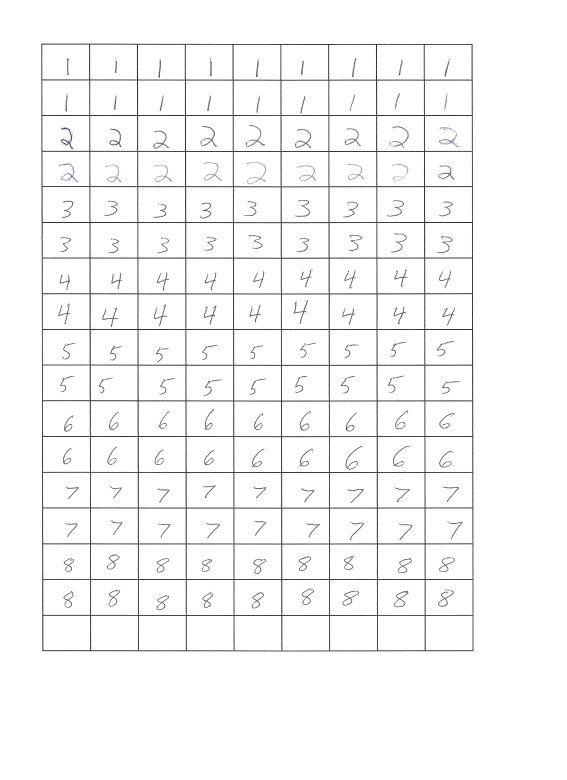
%> input picture MATLAB/OCRv2/data/Scan1_Pic0001.jpg, 1700 x 2338 px (shown at 1/3 size)
$ octave RUNTIME.m   (GNU Octave 9; MATLAB toolbox functions it lacks are replaced by stand-ins)
%> lines starting %> are read from the running program, lines starting %| are printed output that depends on the picture; in (x1, y1, x2, y2) boxes, pixels count from 0 and x2, y2 are one past the last pixel; in counts of white or black regions, pixels touching at a corner belong together; the program's own positions count from 1
### MATLAB/OCRv2/quickRead.m
%[nnInput, nnTarget, trainInput, trainTarget, testInput, testTarget, letters, target] = quickRead(im1path,im2path,im2test)
% --------------------
% ECE 614 - Final Project
% Author: Matt Nitzken

function [nnInput, nnTarget, trainInput, trainTarget, testInput, testTarget, letters, target] = quickRead(im1path,im2path,im2test)
%> called with im1path = 'data/Scan1_Pic0001.jpg', im2path = 'data/Scan1_Pic0002.jpg'

    buffer = 10;
    inSize = 8;
    testSize = 36;

    target = [];
    for i=1:8
        temp = zeros(1,18); temp(:) = i;
        target = [target temp];
    end
    temp = zeros(1,18); temp(:) = 9; target = [target temp];
    temp = zeros(1,18); temp(:) = 0; target = [target temp];
    target = [target im2test];

    [bim] = binaryImage(im1path,180);
    [cols rows bszH bszW] = parseImage(bim);
    [lettersT1] = recoverLetters(bim,cols,rows,bszH,bszW,buffer,1);

    [bim] = binaryImage(im2path,180);
    [cols rows bszH bszW] = parseImage(bim);
    [lettersT2] = recoverLetters(bim,cols,rows,bszH,bszW,buffer,1);
    letters = [lettersT1;lettersT2];

    letters = zeros(size(lettersT1,1),size(lettersT1,2),size(lettersT1,3)+size(lettersT2,3));
    letters(:,:,1:size(lettersT1,3)) = lettersT1;
    letters(:,:,size(lettersT1,3)+1:size(letters,3)) = lettersT2;


    [nnInput, nnTarget] = splitLetters(letters,target,inSize);

% [11 lines of commented-out code are left out]

    trainInput = nnInput(1:size(nnInput,1)-testSize,:);
    trainTarget = nnTarget(1:size(nnInput,1)-testSize,:);

    testInput = nnInput(size(nnInput,1)-testSize+1:size(nnInput,1),:);
    testTarget = nnTarget(size(nnInput,1)-testSize+1:size(nnInput,1),:);


% [5 lines of commented-out code are left out]
end

### MATLAB/OCRv2/binaryImage.m
%[bim] = binaryImage(impath,threshold)
% --------------------
% ECE 614 - Final Project
% Author: Matt Nitzken

function [bim] = binaryImage(impath,threshold)
%> called with impath = 'data/Scan1_Pic0001.jpg', threshold = 180

    im = imread(impath);
%> im is the input picture: size 2338x1700x3 uint8; mean R, G, B 247.3, 247.3, 247.5

    if ~exist('threshold','var') threshold = 100; end

    bim = zeros(size(im,1),size(im,2));
    for i=1:size(im,1)
        for j=1:size(im,2)
            if (im(i,j)>threshold)
                bim(i,j) = 0;
            else
                bim(i,j) = 1;
            end
        end
    end
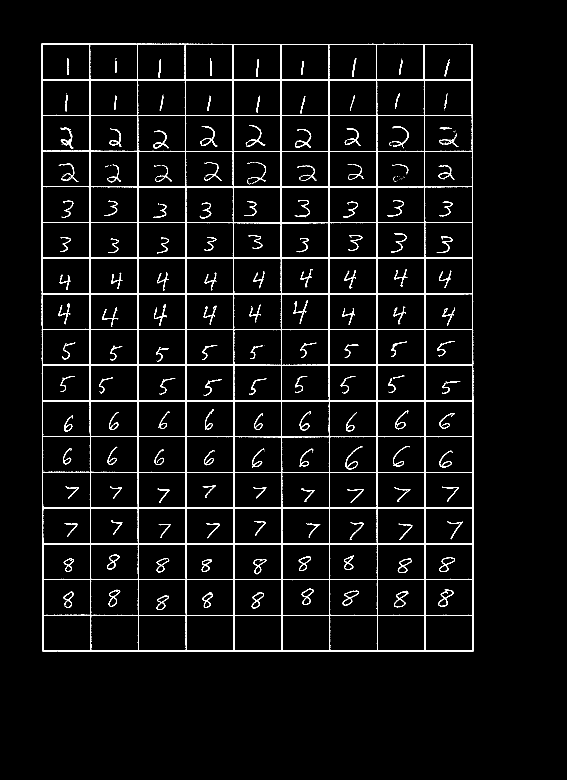
%> bim: size 2338x1700 double (shown at 1/3 size); values 0 (black) and 1 (white), 4% white; 289 white regions (118 under 20 px), largest, box (x1, y1, x2, y2) and area: (124, 131, 1421, 1955) 118813, (182, 383, 220, 447) 557, (885, 387, 934, 444) 510

    bim = bim(10:size(bim,1)-10,10:size(bim,2)-10);
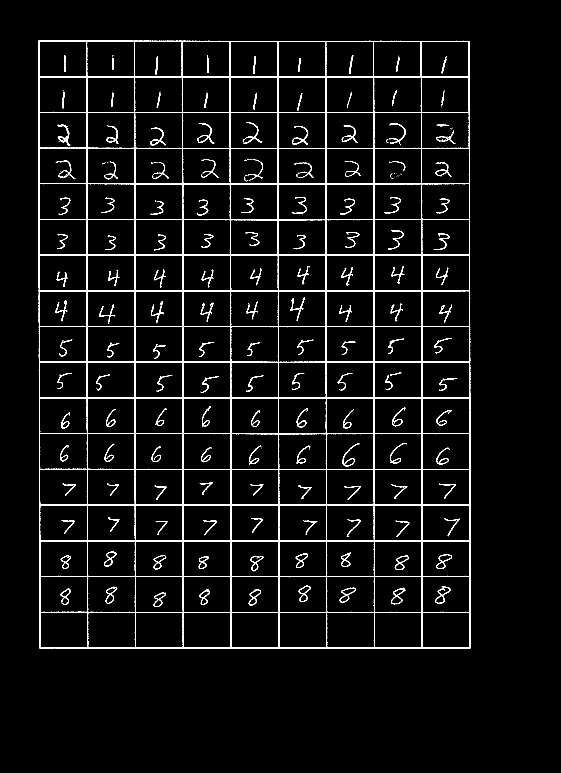
%> bim: size 2319x1681 double (shown at 1/3 size); values 0 (black) and 1 (white), 4.1% white; 289 white regions (118 under 20 px), largest, box (x1, y1, x2, y2) and area: (115, 122, 1412, 1946) 118813, (173, 374, 211, 438) 557, (876, 378, 925, 435) 510

end

### MATLAB/OCRv2/parseImage.m
%[cols rows bszH bszW] = parseImage(bim)
% --------------------
% ECE 614 - Final Project
% Author: Matt Nitzken

function [cols rows bszH bszW] = parseImage(bim)

    [r c] = find(bim==1);
%> r = 159823 values from 123 to 1946; c = 159823 values from 116 to 1412

    pointsR = r(c==min(r)+20);
%> pointsR = 49 values from 123 to 1945
    parsedR = []; token = 1;
    for i=1:length(pointsR)
        if(isempty(parsedR))
            parsedR(token) = pointsR(i);
            token = token+1;
        else
            if (abs(parsedR(token-1)-pointsR(i))>20)
                parsedR(token) = pointsR(i);
                token = token+1;
            end
        end
    end
%> this loop made 49 passes
%> after the loop, parsedR = 18 values from 123 to 1943

%     min(c)
    pointsC = c(r==min(c)+25);
%> pointsC = 30 values from 116 to 1409
    parsedC = []; token = 1;
    for i=1:length(pointsC)
        if(isempty(parsedC))
            parsedC(token) = pointsC(i);
            token = token+1;
        else
            if (abs(parsedC(token-1)-pointsC(i))>20)
                parsedC(token) = pointsC(i);
                token = token+1;
            end
        end
    end
%> this loop made 30 passes
%> after the loop, parsedC = [116 259 403 546 690 833 976 1120 1263 1407]

    cols = parsedC;
%> cols = [116 259 403 546 690 833 976 1120 1263 1407]
    rows = parsedR;
%> rows = 18 values from 123 to 1943
    bszH = round(mean(diff(rows)));
%> bszH = 107
    bszW = round(mean(diff(cols)));
%> bszW = 143
%> in quickRead, `[cols rows bszH bszW] = parseImage(bim);`: cols = [116 259 403 546 690 833 976 1120 1263 1407]; rows = 18 values from 123 to 1943; bszH = 107; bszW = 143
end

### MATLAB/OCRv2/recoverLetters.m
%[letters] = recoverLetters(bim,cols,rows,bszH,bszW,buffer,crop)
% --------------------
% ECE 614 - Final Project
% Author: Matt Nitzken

function [letters] = recoverLetters(bim,cols,rows,bszH,bszW,buffer,crop)


    letters = zeros(bszH-(buffer*2)+1,bszW-(buffer*2)+1,(length(cols)-1)*(length(rows)-1));

    token = 1;
    for i=1:length(rows)-1
        for j=1:length(cols)-1
            temp = bim(rows(i)+buffer:rows(i)+bszH-buffer,cols(j)+buffer:cols(j)+bszW-buffer);

            [r0 c0] = size(temp);
            [r c] = find(temp == 1);
            if (~isempty(r))
                rCentroid = min(r) + int16((max(r)-min(r))/2);
                cCentroid = min(c) + int16((max(c)-min(c))/2);
                [r0 c0] = size(temp);

                shiftR = (r0/2)-rCentroid;
                shiftC = (c0/2)-cCentroid;

                shiftTemp = zeros(size(temp));
                T = double([1 0 0;0 1 0;shiftR shiftC 1]);
                for a = 1:size(temp,1)
                    for b = 1:size(temp,2)
                        loc = [a b 1]*T;
                        if((loc(1)>0)&&(loc(2)>0))
                            shiftTemp(loc(1),loc(2)) = temp(a,b);
                        end
                    end
                end
                temp = shiftTemp(1:r0,1:c0);
            end

            letters(:,:,token) = temp;
            token = token+1;
        end
    end

    if(exist('crop','var'))
        clip = round((size(letters,2)-size(letters,1))/2);
        lettersC = letters(:,clip:size(temp,2)-clip-1,:);
    end

    letters = zeros(88,88,size(lettersC,3));
    for i = 1:size(lettersC,3)
        letters(1:size(lettersC,1),1:size(lettersC,2),i) = lettersC(:,:,i);
    end
end

### MATLAB/OCRv2/RUNTIME.m
%Main runtime files
% --------------------
% ECE 614 - Final Project
% Author: Matt Nitzken

% There is no GUI so data is controlled by commenting/uncommenting code.

clear all
clc

% load test.mat

fprintf('Reading/Splitting data sets...');
% [nnInput, nnTarget, trainInput, trainTarget, testInput, testTarget, letters, target] = quickRead('data/Scan1_Pic0001.jpg','data/Scan1_Pic0002.jpg',[1 7 5 1 4 2 5 6 8 4 3 6 2 1 7 8 3 9 2 5 1 3 5 7 2 9 4 0 8 0 9 3 6 7 1 0]);
%> (the run ends here)
